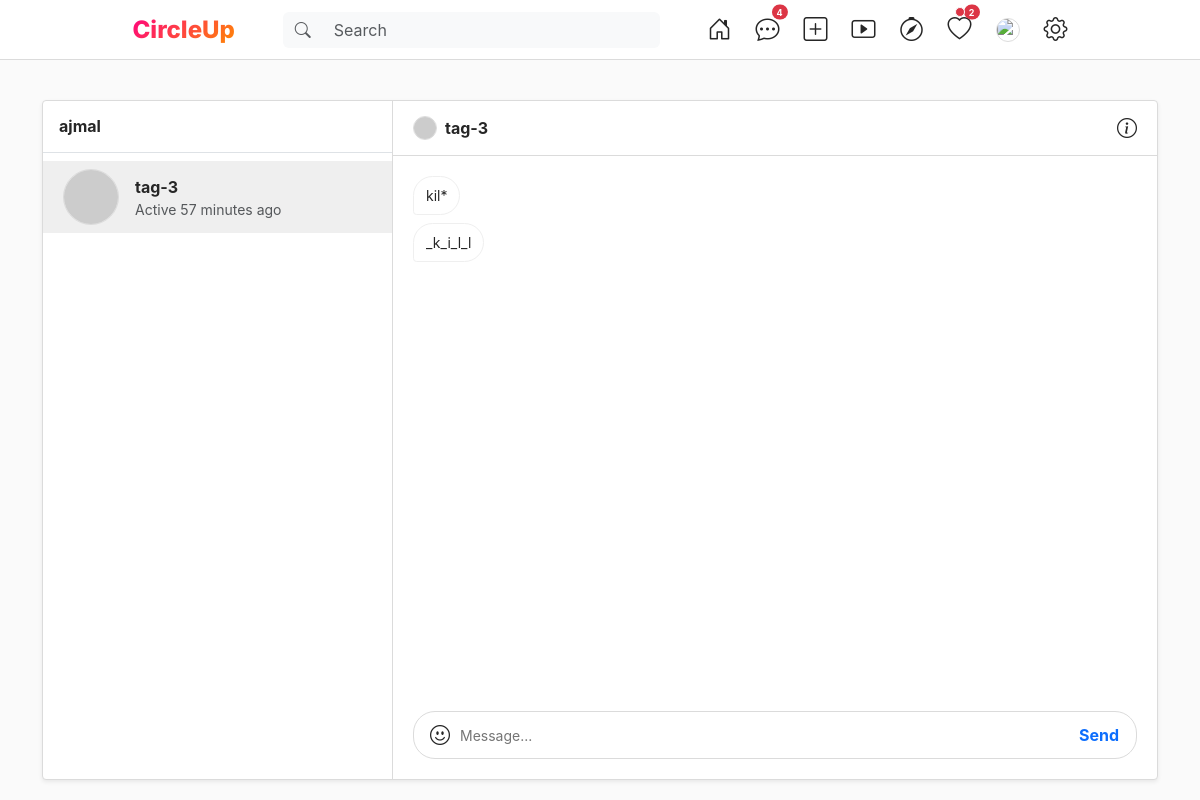
The app's page /chats/11/ (signed in) with its own data.
### app/models.py (models this page shows, shortened)
class Profile(models.Model):
    pic = models.FilePathField(path='uploads/', blank=True, null=True)
    user = models.ForeignKey(User, on_delete=models.SET_NULL, null=True, blank=True)
    text = models.CharField(max_length=100, null=True, blank=True)
    score = models.FloatField(default=0.0)
    last_seen = models.DateTimeField(null=True, blank=True)
    dob = models.DateField(null=True, blank=True)
    last_toxic_comment = models.DateTimeField(null=True, blank=True)  # Timestamp of most recent toxic comment
    ban_until = models.DateTimeField(null=True, blank=True)           # When current ban expires
    ban_level = models.IntegerField(default=1)                        # Ban multiplier: 1=4h, 2=8h, 3=12h...
    last_ban_applied = models.DateTimeField(null=True, blank=True)    # When the last ban was issued (for escalation tracking)

class Message(models.Model):
    sender = models.ForeignKey(User, on_delete=models.CASCADE, related_name='sent_messages')
    receiver = models.ForeignKey(User, on_delete=models.CASCADE, related_name='received_messages')
    text = models.TextField()
    score = models.FloatField(default=0.0)
    timestamp = models.DateTimeField(default=timezone.now)
    is_read = models.BooleanField(default=False)

### app/views.py (the view)
# urls.py: path('chats/<int:user_id>/', chat_detail, name='chat-detail'),
@login_required(login_url='login')
def chat_detail(request, user_id):
    friend = User.objects.get(id=user_id)
    friend_profile = Profile.objects.filter(user=friend).first()
    messages = Message.objects.filter(
        (Q(sender=request.user, receiver=friend) | Q(sender=friend, receiver=request.user))
    ).order_by('timestamp')
    Message.objects.filter(sender=friend, receiver=request.user, is_read=False).update(is_read=True)
    msg_flagged = request.session.pop('msg_flagged', False)
    unread_messages_count = Message.objects.filter(receiver=request.user, is_read=False).count()
    return render(request, "chat_detail.html", {
        "friend": friend,
        "friend_profile": friend_profile,
        "messages": messages,
        "msg_flagged": msg_flagged,
        "unread_messages_count": unread_messages_count
    })

### app/context_processors.py (called while the page is built)
def pending_friend_requests(request):
    if request.user.is_authenticated:
        count = FriendRequest.objects.filter(
            to_user=request.user, status='pending'
        ).count()
    else:
        count = 0
    return {'pending_friend_requests_count': count}

### app/templates/chat_detail.html (shortened to what this page needs)
{% extends 'base.html' %}
{% load static %}
{% block content %}
<div class="chat-container shadow-sm mt-3">
    <div class="user-list d-none d-md-block">
        <div class="p-3 border-bottom d-flex justify-content-between align-items-center">
            <h6 class="mb-0 fw-bold">{{ user.username }}</h6>
        </div>
        <div class="py-2">
            <div class="user-item active">
                <img src="https://ui-avatars.com/api/?name={{ friend.username }}&background=random" class="nav-avatar me-3" style="width: 56px; height: 56px;">
                <div class="flex-grow-1">
                    <div class="fw-bold">{{ friend.username }}</div>
                    <div class="text-muted small">
                        {% if friend_profile and friend_profile.last_seen %}
                            {% if friend_profile.last_seen|timesince == '0 minutes' %}
                                Active now
                            {% else %}
                                Active {{ friend_profile.last_seen|timesince }} ago
                            {% endif %}
                        {% else %}
                            Unknown
                        {% endif %}
                    </div>
                </div>
            </div>
        </div>
    </div>
    <div class="chat-area">
        <div class="chat-header d-flex align-items-center">
            <img src="https://ui-avatars.com/api/?name={{ friend.username }}&background=random" class="nav-avatar me-2" style="width: 24px; height: 24px;">
            <div class="fw-bold">{{ friend.username }}</div>
            <i class="bi bi-info-circle ms-auto fs-5"></i>
        </div>
        <div class="messages-box no-scrollbar" id="messagesBox">
            {% for message in messages %}
            <div class="message {% if message.sender == request.user %}sent{% else %}received{% endif %}">
                {{ message.text }}
            </div>
            {% endfor %}
        </div>
        <div class="chat-input-container">
            <form id="chatForm" action="{% url 'send-message' friend.id %}" method="post">
                <div class="chat-input-wrapper">
                    <i class="bi bi-emoji-smile me-2 fs-5"></i>
                    <input id="chatInput" type="text" name="text" class="chat-input" placeholder="Message..." autocomplete="off">
                    <button type="submit" id="chatSubmit" class="btn btn-link text-decoration-none fw-bold p-0">Send</button>
                </div>
            </form>
        </div>
    </div>
</div>
{% endblock %}

### app/static/css/insta_style.css (style rules this page uses)
:root { --primary-gradient: linear-gradient(135deg, #FF0080 0%, #FF8C00 100%); --insta-blue: #0095f6; --insta-dark-blue: #00376b; --bg-light: #fafafa; --border-color: #dbdbdb; --text-primary: #262626; --text-secondary: #8e8e8e; --glass-bg: rgba(255, 255, 255, 0.85); --card-shadow: 0 8px 32px rgba(0, 0, 0, 0.05); }
body { background-color: var(--bg-light) !important; color: var(--text-primary); font-family: -apple-system, BlinkMacSystemFont, "Segoe UI", Roboto, Helvetica, Arial, sans-serif !important; }
.nav-avatar { width: 24px; height: 24px; border-radius: 50%; border: 1px solid var(--border-color); }

### app/templates/base.html (style rules this page uses)
.nav-avatar { width: 24px; height: 24px; border-radius: 50%; border: 1px solid #dbdbdb; }

### app/templates/chat_detail.html (style rules this page uses)
.chat-container { background: white; border: 1px solid #dbdbdb; border-radius: 4px; height: calc(100vh - 120px); display: flex; }
.user-list { width: 350px; border-right: 1px solid #dbdbdb; overflow-y: auto; }
.chat-area { flex-grow: 1; display: flex; flex-direction: column; }
.chat-header { padding: 12px 20px; border-bottom: 1px solid #dbdbdb; }
.messages-box { flex-grow: 1; padding: 20px; overflow-y: auto; display: flex; flex-direction: column; gap: 8px; }
.message { max-width: 60%; padding: 8px 12px; border-radius: 22px; font-size: 14px; position: relative; }
.message.received { align-self: flex-start; background: white; border: 1px solid #efefef; border-bottom-left-radius: 4px; }
.chat-input-container { padding: 20px; }
.chat-input-wrapper { border: 1px solid #dbdbdb; border-radius: 22px; padding: 8px 16px; display: flex; align-items: center; }
.chat-input { border: none; outline: none; flex-grow: 1; font-size: 14px; }
.user-item { padding: 8px 20px; cursor: pointer; text-decoration: none; color: inherit; display: flex; align-items: center; }
.user-item.active { background-color: #efefef; }

### records on screen
Profile: last_seen "57 minutes"
Message: text "kil*"
Message: text "_k_i_l_l"

### other values on screen
{{ unread_messages_count }} "4"
{{ pending_friend_requests_count }} "2"
{{ user.username }} "ajmal"
{{ friend.username }} "tag-3"
